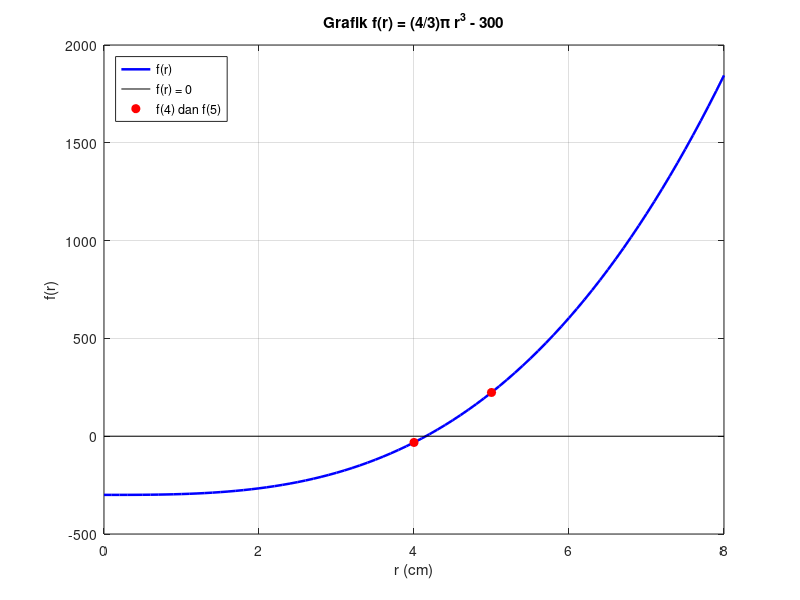

The MATLAB source for this figure:
%% RESPONSI 1 PRAKTIKUM METODE NUMERIK
%  KASUS 3 : PERSAMAAN NON LINIER - BOLA DI DALAM TABUNG
%  Vbola = 4/3 * pi * r^3 = 300  ->  f(r) = 4/3 * pi * r^3 - 300 = 0
clc; clear; close all;

%% 1. Persamaan non linier
V_bola = 300;
f = @(r) (4/3) * pi * r.^3 - V_bola;

%% 2. Metode grafik untuk menentukan nilai awal
r_plot = 0:0.1:8;
figure(1);
plot(r_plot, f(r_plot), 'b-', 'LineWidth', 1.8); hold on;
plot([0 8], [0 0], 'k-');                               % sumbu f(r) = 0
plot([4 5], [f(4) f(5)], 'ro', 'MarkerFaceColor', 'r'); % titik a = 4, b = 5
hold off; grid on;
xlabel('r (cm)'); ylabel('f(r)');
title('Grafik f(r) = (4/3)\pi r^3 - 300');
legend('f(r)', 'f(r) = 0', 'f(4) dan f(5)', 'Location', 'northwest');
saveas(gcf, 'kasus3_grafik_f.png');

a = 4;  b = 5;
fprintf('=== KASUS 3 : PERSAMAAN NON LINIER ===\n');
fprintf('Nilai awal dari grafik : a = %g, b = %g\n', a, b);
fprintf('f(a) = %.6f, f(b) = %.6f, f(a)*f(b) = %.4f (< 0, akar ada di [a,b])\n\n', f(a), f(b), f(a)*f(b));

%% 3. Metode Biseksi
tol = 1e-6;
maks_iter = 100;
fprintf('%-6s %-12s %-12s %-12s %-14s %-12s\n', 'iter', 'a', 'b', 'c', 'f(c)', 'galat |b-a|/2');
for iter = 1:maks_iter
    c = (a + b) / 2;
    galat = abs(b - a) / 2;
    fprintf('%-6d %-12.6f %-12.6f %-12.6f %-14.6f %-12.8f\n', iter, a, b, c, f(c), galat);
    if f(c) == 0 || galat < tol
        break;
    end
    if f(a) * f(c) < 0
        b = c;
    else
        a = c;
    end
end
r = c;
fprintf('\nAkar hampiran r = %.6f cm (dicapai pada iterasi ke-%d)\n\n', r, iter);

%% 4. Hitung volume tabung dan volume di luar bola
t_tabung = 2 * r;                       % tinggi tabung = diameter bola
V_bola_cek = (4/3) * pi * r^3;
V_tabung   = pi * r^2 * t_tabung;
V_luar     = V_tabung - V_bola_cek;
V_luar_rumus = (2/3) * pi * r^3;        % rumus yang diberikan di soal

fprintf('--- Hasil akhir ---\n');
fprintf('Jari-jari bola dan tabung (r) = %.6f cm\n', r);
fprintf('Tinggi tabung (t = 2r)        = %.6f cm\n', t_tabung);
fprintf('Volume bola (cek)             = %.6f cm^3\n', V_bola_cek);
fprintf('Volume tabung                 = %.6f cm^3\n', V_tabung);
fprintf('Volume tabung di luar bola    = %.6f cm^3\n', V_luar);
fprintf('Cek rumus (2/3)*pi*r^3        = %.6f cm^3\n', V_luar_rumus);
